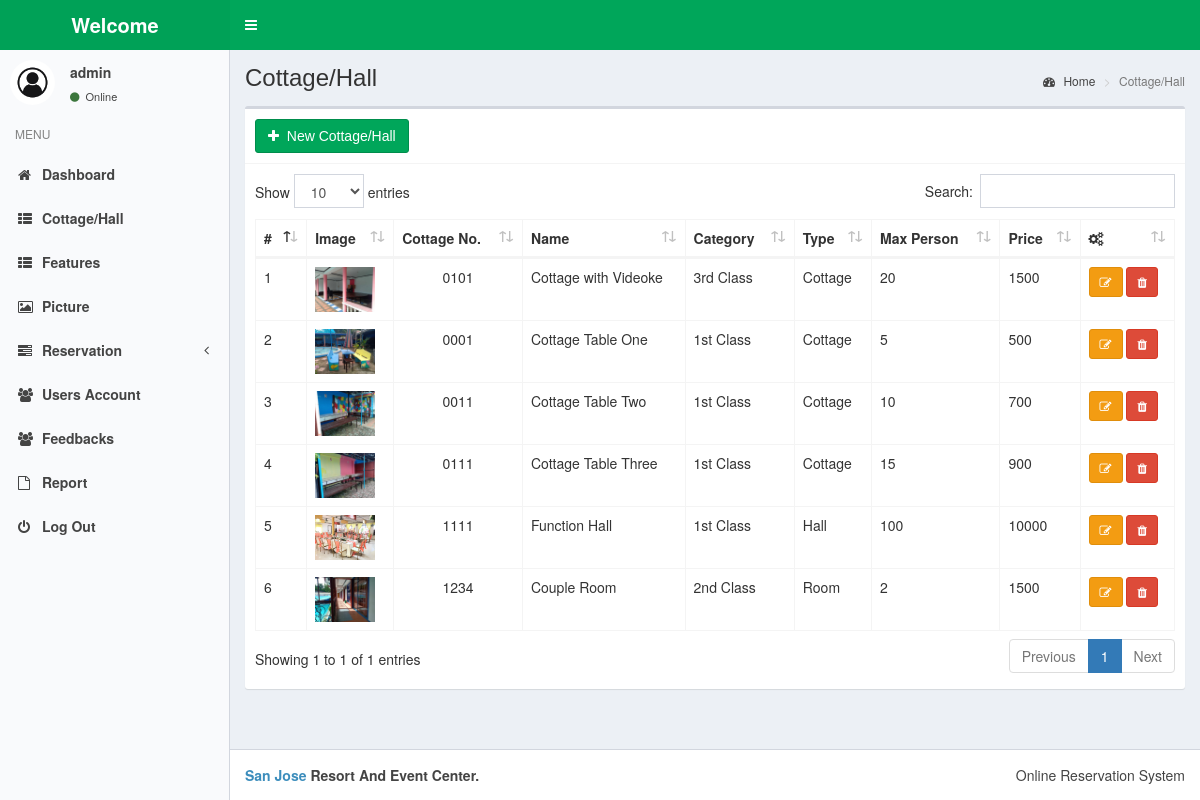
Page /admin/?cottage (signed in) on the committed database.
### admin/function/function_get.php (the view, shortened to what this page needs)
<?php
function get_cottage($con) {
    $sql = "SELECT * FROM `cottage/hall`";
    $query = mysqli_query($con, $sql);
    $i = 1;
    if (mysqli_num_rows($query) > 0) {
      while ($fetch = mysqli_fetch_assoc($query)) {
          echo "
                <tbody>
                    <tr>
                    <td>".$i."</td>
                    <td><img src='function/".$fetch['img']."' alt='image' width='60px'></td>
                    <td class='text-center'>".$fetch['actual_no']."</td>
                    <td>".$fetch['name']."</td>
                    <td>".$fetch['category']."</td>
                    <td>".$fetch['type']."</td>
                    <td>".$fetch['max_person']."</td>
                    <td>".$fetch['price']."</td>
                    <td><a href='?cottage-edit=".$fetch['id']."' class='btn btn-warning btn-sm'><i class='fa fa-edit'></i></a>
                    <button type='button' data-toggle='modal' data-target='#modal-delete-".$fetch['id']."' class='btn btn-danger btn-sm'><i class='fa fa-trash'></i></button></td>
                    </tr>
                </tbody>";
                $i=$i+1;
      }
  }else{
      echo "no data";
  }
}

### rows in the picture
cottage/hall: img (picture), actual_no "0101", name "Cottage with Videoke", category "3rd Class", type "Cottage", max_person "20", price "1500"
cottage/hall: img (picture), actual_no "0001", name "Cottage Table One", category "1st Class", type "Cottage", max_person "5", price "500"
cottage/hall: img (picture), actual_no "0011", name "Cottage Table Two", category "1st Class", type "Cottage", max_person "10", price "700"
cottage/hall: img (picture), actual_no "0111", name "Cottage Table Three", category "1st Class", type "Cottage", max_person "15", price "900"
cottage/hall: img (picture), actual_no "1111", name "Function Hall", category "1st Class", type "Hall", max_person "100", price "10000"
cottage/hall: img (picture), actual_no "1234", name "Couple Room", category "2nd Class", type "Room", max_person "2", price "1500"

### other values in the picture
$_SESSION["admin_uname"] "admin"
